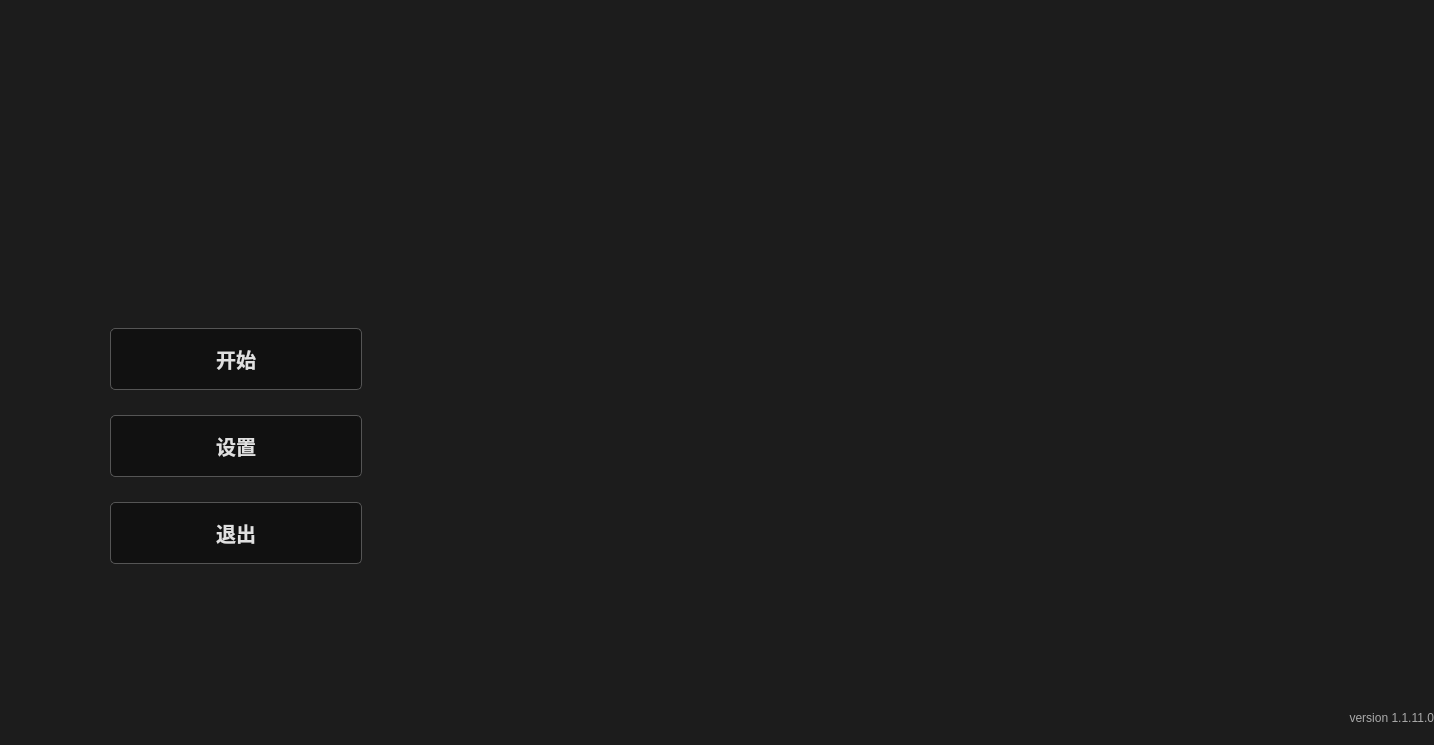
<?xml version="1.0" encoding="UTF-8"?>
<ui version="4.0">
 <class>Menu</class>
 <widget class="QWidget" name="Menu">
  <property name="geometry">
   <rect>
    <x>0</x>
    <y>0</y>
    <width>1434</width>
    <height>745</height>
   </rect>
  </property>
  <property name="minimumSize">
   <size>
    <width>0</width>
    <height>0</height>
   </size>
  </property>
  <property name="windowTitle">
   <string>Menu</string>
  </property>
  <property name="styleSheet">
   <string notr="true">
#Menu {
    background-color: #1c1c1c; /* 保留一个深色背景以防万一 */
}
/* 容器样式 */
#leftButtonsContainer, #rightButtonsContainer {
    background-color: transparent;
}
/* 按钮通用样式 - 已修改 */
QPushButton {
    color: #E0E0E0;
    background-color: rgba(10, 10, 10, 0.6);
    border: 1px solid #555;
    padding: 15px; /* 增加了内边距 */
    font-size: 20px; /* 增大了字体 */
    font-weight: bold;
    text-align: center;
    min-width: 220px; /* 增加了宽度 */
    max-width: 220px; /* 增加了宽度 */
    border-radius: 5px;
}

QPushButton:hover {
    background-color: rgba(200, 200, 200, 0.3);
    border: 1px solid #FFD700;
}

QPushButton:pressed {
    background-color: rgba(255, 215, 0, 0.4);
}

/* 版本标签 */
#versionLabel {
    color: #AAAAAA;
    font-size: 12px;
    background-color: transparent;
}

/* 图片占位符标签 */
#titleLogoLabel, #characterImageLabel {
    background-color: transparent;
}</string>
  </property>
  <layout class="QGridLayout" name="mainLayout" columnstretch="2,0,0">
   <property name="leftMargin">
    <number>30</number>
   </property>
   <property name="topMargin">
    <number>30</number>
   </property>
   <property name="rightMargin">
    <number>0</number>
   </property>
   <property name="bottomMargin">
    <number>20</number>
   </property>
   <property name="spacing">
    <number>0</number>
   </property>
   <item row="1" column="0">
    <layout class="QVBoxLayout" name="leftButtonsContainer">
     <property name="spacing">
      <number>25</number>
     </property>
     <property name="leftMargin">
      <number>80</number>
     </property>
     <item>
      <spacer name="verticalSpacer_3">
       <property name="orientation">
        <enum>Qt::Orientation::Vertical</enum>
       </property>
       <property name="sizeHint" stdset="0">
        <size>
         <width>20</width>
         <height>40</height>
        </size>
       </property>
      </spacer>
     </item>
     <item>
      <widget class="QPushButton" name="startGameButton">
       <property name="text">
        <string>开始</string>
       </property>
      </widget>
     </item>
     <item>
      <widget class="QPushButton" name="settingsButton">
       <property name="text">
        <string>设置</string>
       </property>
      </widget>
     </item>
     <item>
      <widget class="QPushButton" name="exitButton">
       <property name="minimumSize">
        <size>
         <width>252</width>
         <height>0</height>
        </size>
       </property>
       <property name="text">
        <string>退出</string>
       </property>
      </widget>
     </item>
     <item>
      <spacer name="verticalSpacer">
       <property name="orientation">
        <enum>Qt::Orientation::Vertical</enum>
       </property>
       <property name="sizeHint" stdset="0">
        <size>
         <width>20</width>
         <height>40</height>
        </size>
       </property>
      </spacer>
     </item>
    </layout>
   </item>
   <item row="2" column="2">
    <widget class="QLabel" name="versionLabel">
     <property name="text">
      <string>version 1.1.11.0</string>
     </property>
     <property name="alignment">
      <set>Qt::AlignmentFlag::AlignRight|Qt::AlignmentFlag::AlignTrailing|Qt::AlignmentFlag::AlignVCenter</set>
     </property>
    </widget>
   </item>
   <item row="0" column="0" colspan="3">
    <widget class="QLabel" name="titleLogoLabel">
     <property name="minimumSize">
      <size>
       <width>0</width>
       <height>150</height>
      </size>
     </property>
     <property name="text">
      <string/>
     </property>
     <property name="pixmap">
      <pixmap resource="resources.qrc">:/images/brotato_logo.png</pixmap>
     </property>
     <property name="scaledContents">
      <bool>true</bool>
     </property>
     <property name="alignment">
      <set>Qt::AlignmentFlag::AlignCenter</set>
     </property>
    </widget>
   </item>
   <item row="1" column="1">
    <widget class="QLabel" name="characterImageLabel">
     <property name="layoutDirection">
      <enum>Qt::LayoutDirection::LeftToRight</enum>
     </property>
     <property name="text">
      <string/>
     </property>
     <property name="pixmap">
      <pixmap resource="resources.qrc">:/images/brotato_char.png</pixmap>
     </property>
     <property name="scaledContents">
      <bool>false</bool>
     </property>
     <property name="alignment">
      <set>Qt::AlignmentFlag::AlignCenter</set>
     </property>
     <property name="indent">
      <number>-1</number>
     </property>
    </widget>
   </item>
  </layout>
 </widget>
 <resources>
  <include location="resources.qrc"/>
 </resources>
 <connections/>
</ui>
